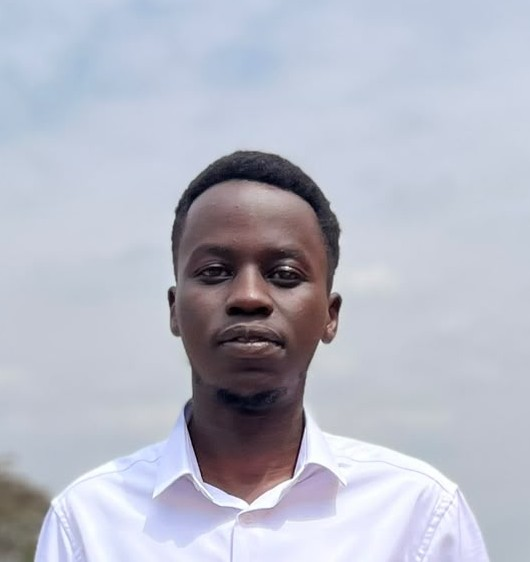
#> input picture demoImage/cutepic1.jpeg, 530 x 562 px, found by its file name
$ python histogram.py
#> lines starting #> are read from the running program, lines starting #| are printed output that depends on the picture
import cv2 as cv
import  numpy as np
import matplotlib.pyplot as plt
import os

def grayHistogram():
    root=os.getcwd()
    imgPath=os.path.join(root,"demoImage\\cutepic1.jpeg")
    # cv.imread() means read an image. // cv.IMREAD_GRAYSCALE tells OpenCV to read the image in grayscale.
    # Grayscale means the image contains shades of gray, from black to white.
    img=cv.imread(imgPath,cv.IMREAD_GRAYSCALE)
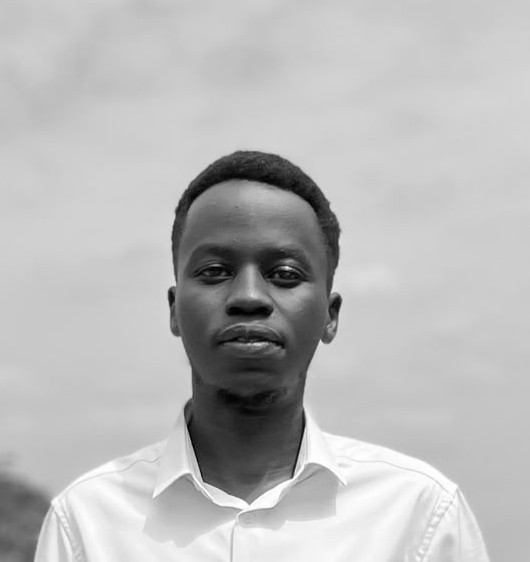
#> img: shape (562, 530); min 0, max 255, mean 185.3

    plt.figure()

    # plt.imshow() means display an image.
    # cmap='gray' tells Matplotlib to use a grayscale color map.
    plt.imshow(img,cmap='gray')

# We are asking OpenCV to calculate how many pixels have each brightness value.
# Since your image is grayscale, it has only one channel, and its index is 0
    hist=cv.calcHist([img],[0],None,[256],[0,256])
#> hist = 256 values, max 15365 at index 204, min 15 at index 0, mean 1163.5

    plt.figure()
    plt.plot(hist)
    plt.xlabel('bins')
    plt.ylabel("# of pixel")

    plt.show()
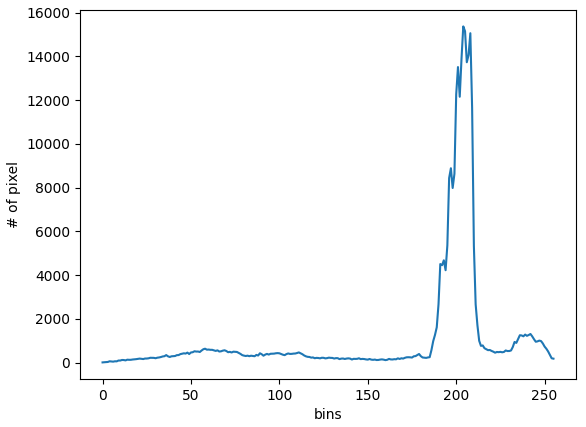
#> figure drawn by matplotlib, 1 panel; curve peaks at x = 204, y = 15365

grayHistogram()
